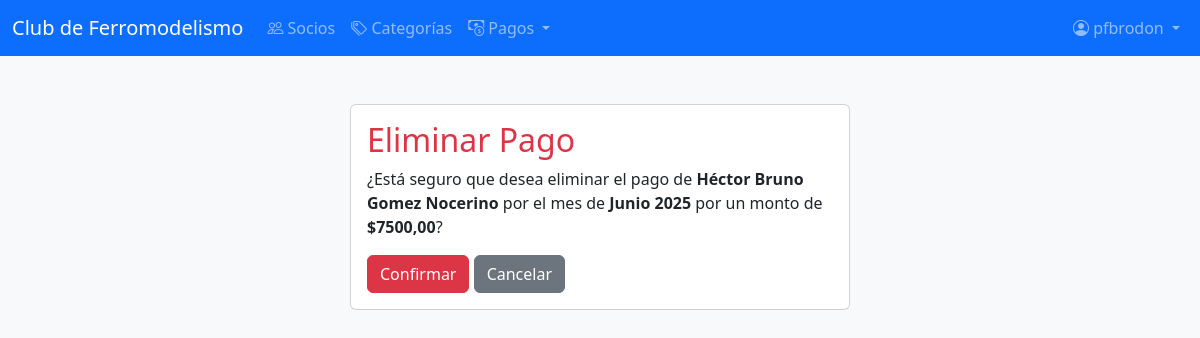
/socios/pagos/eliminar/2/ (signed in), run on the app's committed database.
### socios/models.py (models this page shows, shortened)
class Pago(models.Model):
    METODO_PAGO_CHOICES = (
        ('efectivo', 'Efectivo'),
        ('transferencia', 'Transferencia'),
        ('debito', 'Débito'),
        ('credito', 'Crédito'),
    )
    socio = models.ForeignKey(Socio, on_delete=models.CASCADE, related_name='pagos')
    concepto = models.ForeignKey(Concepto, on_delete=models.PROTECT, related_name='pagos', null=True)
    monto = models.DecimalField(max_digits=10, decimal_places=2)
    fecha_pago = models.DateField(default=timezone.now)
    mes_correspondiente = models.CharField(max_length=20, help_text="Mes al que corresponde el pago (ej: Enero 2025)")
    metodo_pago = models.CharField(max_length=15, choices=METODO_PAGO_CHOICES, default='efectivo')
    comprobante = models.CharField(max_length=100, blank=True, null=True, help_text="Número de comprobante o referencia")
    comentarios = models.TextField(blank=True, null=True)
    class Meta:
        verbose_name = "Pago"
        verbose_name_plural = "Pagos"
        ordering = ['-fecha_pago']

class Socio(models.Model):
    usuario = models.OneToOneField(User, on_delete=models.CASCADE, related_name='socio', null=True, blank=True)
    nombre = models.CharField(max_length=50)
    apellido = models.CharField(max_length=50)
    direccion = models.CharField(max_length=200)
    dni = models.CharField(max_length=20, unique=True)
    categoria = models.ForeignKey(Categoria, on_delete=models.PROTECT, related_name='socios', null=True)
    email = models.EmailField()
    celular = models.CharField(max_length=20)
    fecha_nacimiento = models.DateField()
    fecha_alta = models.DateField(auto_now_add=True)
    es_administrador = models.BooleanField(default=False)
    class Meta:
        verbose_name = "Socio"
        verbose_name_plural = "Socios"

### socios/views.py (the view, shortened to what this page needs)
# urls.py: path('pagos/eliminar/<int:pk>/', PagoDeleteView.as_view(), name='eliminar_pago'),
class PagoDeleteView(LoginRequiredMixin, EsAdministradorMixin, DeleteView):
    model = Pago
    template_name = 'socios/pago_confirm_delete.html'
    login_url = 'socios:login'

### socios/views.py (called while the page is built)
    def test_func(self):
        if self.request.user.is_superuser:
            return True
        if hasattr(self.request.user, 'socio'):
            return self.request.user.socio.es_administrador
        return False

### socios/templates/socios/pago_confirm_delete.html (shortened to what this page needs)
{% extends 'base.html' %}
{% block content %}
  <div class="card mx-auto mt-5" style="max-width: 500px;">
    <div class="card-body">
      <h2 class="card-title text-danger">Eliminar Pago</h2>
      <p>¿Está seguro que desea eliminar el pago de <strong>{{ object.socio.nombre }} {{ object.socio.apellido }}</strong> por el mes de <strong>{{ object.mes_correspondiente }}</strong> por un monto de <strong>${{ object.monto }}</strong>?</p>
      <form method="post">
        <button type="submit" class="btn btn-danger">Confirmar</button>
        <a href="{% url 'socios:detalle_socio' object.socio.pk %}" class="btn btn-secondary">Cancelar</a>
      </form>
    </div>
  </div>
{% endblock %}

### socios/templates/base.html (shortened to what this page needs)
<!DOCTYPE html>
<html lang="es">
<head>
        <link href="https://cdn.jsdelivr.net/npm/bootstrap@5.3.2/dist/css/bootstrap.min.css" rel="stylesheet">
        <link rel="stylesheet" href="https://cdn.jsdelivr.net/npm/bootstrap-icons@1.10.0/font/bootstrap-icons.css">
</head>
<body class="bg-light">
        <nav class="navbar navbar-expand-lg navbar-dark bg-primary mb-4">
            <div class="container-fluid">
                <a class="navbar-brand" href="/">Club de Ferromodelismo</a>
                <div class="collapse navbar-collapse" id="navbarNav">
                    <ul class="navbar-nav me-auto mb-2 mb-lg-0">
                        {% if user.is_authenticated %}
                            {% if user.is_superuser or user.socio.es_administrador %}
                                <li class="nav-item">
                                    <a class="nav-link" href="{% url 'socios:listar' %}">
                                        <i class="bi bi-people"></i> Socios
                                    </a>
                                </li>
                                <li class="nav-item">
                                    <a class="nav-link" href="{% url 'socios:listar_categorias' %}">
                                        <i class="bi bi-tags"></i> Categorías
                                    </a>
                                </li>
                                <li class="nav-item dropdown">
                                    <a class="nav-link dropdown-toggle" href="#" id="navbarDropdown" role="button" data-bs-toggle="dropdown" aria-expanded="false">
                                        <i class="bi bi-cash-coin"></i> Pagos
                                    </a>
                                </li>
                            {% else %}
                                <li class="nav-item">
                                    <a class="nav-link" href="{% url 'socios:mi_perfil' %}">
                                        <i class="bi bi-person-circle"></i> Mi Perfil
                                    </a>
                                </li>
                            {% endif %}
                        {% endif %}
                    </ul>
                    <ul class="navbar-nav ms-auto">
                        {% if user.is_authenticated %}
                            <li class="nav-item dropdown">
                                <a class="nav-link dropdown-toggle" href="#" id="userDropdown" role="button" data-bs-toggle="dropdown" aria-expanded="false">
                                    <i class="bi bi-person-circle"></i>
                                    {% if user.socio %}
                                        {{ user.socio.nombre }} {{ user.socio.apellido }}
                                    {% else %}
                                        {{ user.username }}
                                    {% endif %}
                                </a>
                            </li>
                        {% endif %}
                    </ul>
                </div>
            </div>
        </nav>
        <div class="container">
            {% block content %}{% endblock %}
        </div>
</body>
</html>

### data on the page
Pago: socio.nombre "Héctor Bruno", socio.apellido "Gomez Nocerino", mes_correspondiente "Junio 2025", monto "7500,00"

### other printed values
{{ user.username }} "pfbrodon"
